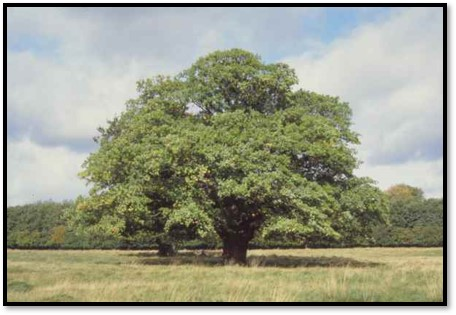
#> input picture Material/arbol.jpg, 456 x 315 px
$ python rotacion.py
#> lines starting #> are read from the running program, lines starting #| are printed output that depends on the picture
import cv2 as cv
import numpy as np

img = cv.imread('../Material/arbol.jpg')
#> img is the input picture: shape (315, 456, 3); mean B, G, R 136.7, 156.3, 154
rows, cols = img.shape[:2]
#> rows = 315; cols = 456
M = cv.getRotationMatrix2D((cols/2, rows/2), 80, 1 )
res = cv.warpAffine(img,M, (cols, rows))
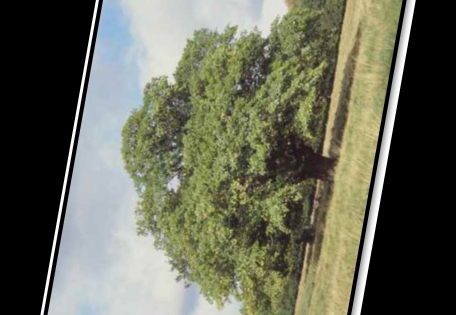
#> res: shape (315, 456, 3); mean B, G, R 87.7, 104.4, 102.7

cv.imshow('Resultados', res)

cv.waitKey(0)
cv.destroyAllWindows()

$ run again, with Material/fruta.jpg copied over Material/arbol.jpg
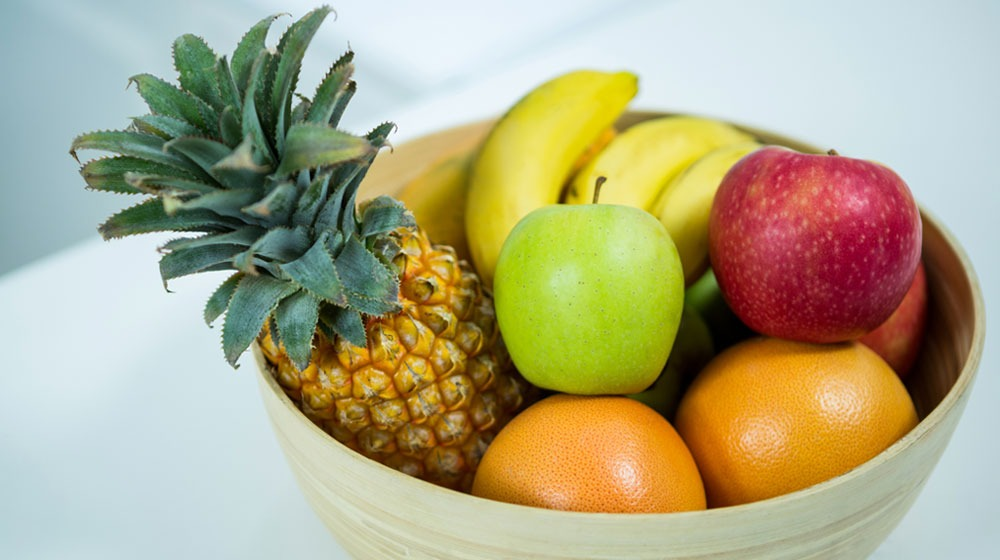
#> input picture Material/fruta.jpg, 1000 x 560 px
#> img is the input picture: shape (560, 1000, 3); mean B, G, R 133.4, 168.5, 174
#> `res = cv.warpAffine(img,M, (cols, rows))`:
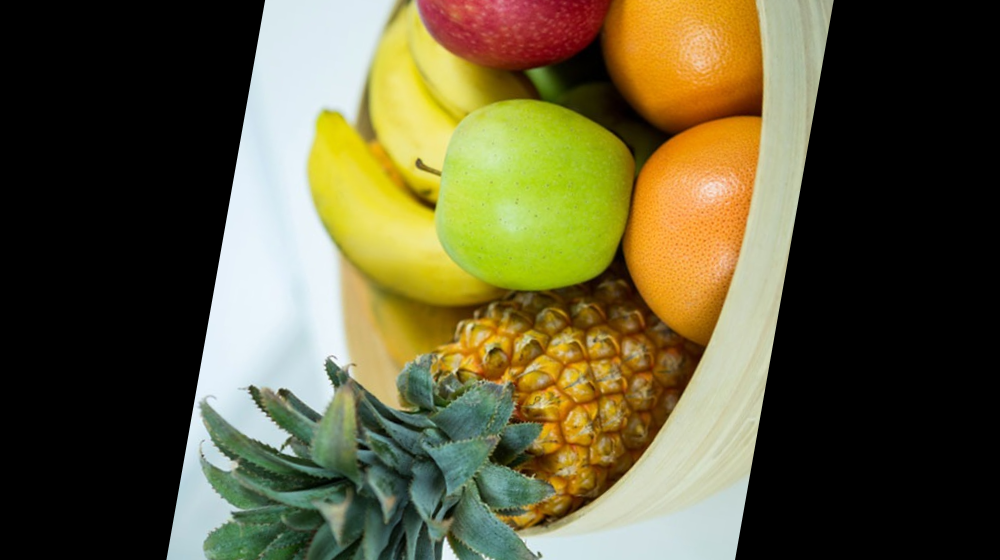
#> res: shape (560, 1000, 3); mean B, G, R 57.3, 90.7, 96.2
